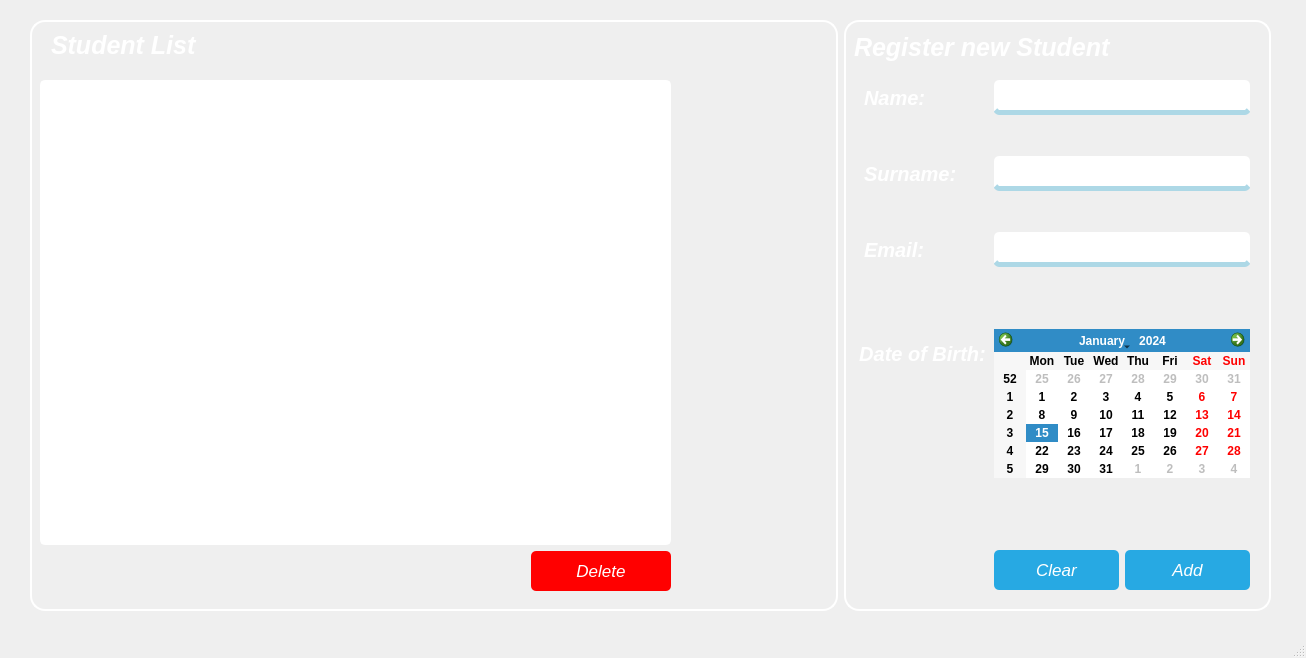
<?xml version="1.0" encoding="UTF-8"?>
<ui version="4.0">
 <class>fenetre</class>
 <widget class="QMainWindow" name="fenetre">
  <property name="geometry">
   <rect>
    <x>0</x>
    <y>0</y>
    <width>1306</width>
    <height>658</height>
   </rect>
  </property>
  <property name="minimumSize">
   <size>
    <width>1306</width>
    <height>658</height>
   </size>
  </property>
  <property name="maximumSize">
   <size>
    <width>1306</width>
    <height>658</height>
   </size>
  </property>
  <property name="baseSize">
   <size>
    <width>1306</width>
    <height>658</height>
   </size>
  </property>
  <property name="windowTitle">
   <string>MainWindow</string>
  </property>
  <property name="styleSheet">
   <string notr="true">#clear_button
{
  color: white;
font-size:17px;
font-style:Italic;
  background-color: green;
  border-width: 5px;
  border-radius: 5px;
  height: 40px;
}

#clear_button:hover
{
  color: white;
font-size:17px;
font-style:Italic;
  background-color: lightgreen;
  border-width: 5px;
  border-radius: 5px;
  height: 40px;
}

#add_button
{
  color: white;
font-size:17px;
font-style:Italic;
  background-color: #27a9e3;
  border-width: 5px;
  border-radius: 5px;
  height: 40px;
}

#add_button:hover
{
  color: white;
font-size:17px;
font-style:Italic;
  background-color: lightblue;
  border-width: 5px;
  border-radius: 5px;
  height: 35px;
}
#create_button:hover 
{
   background-color: #66c011;
 }

QLineEdit
{
color: black;
font-size:20px;
font-style: Italic Bold;
border-radius: 5px;
border-bottom: 5px solid lightblue;
text-align:center;
height: 30px;
padding-left:10px;
}
/*#Form
{
 background-color:
  qlineargradient(spread:reflect, x1:0.5, y1:0, x2:0, y2:0, 
  stop:0 rgba(91, 204, 233, 100), stop:1 rgba(32, 80, 96, 
  100));
}*/

/*QLabel{
color:white;
font-size:17px;
font-style:Italic;}*/

QMainWindow{
 background-color:
  qlineargradient(spread:reflect, x1:0.5, y1:0, x2:0, y2:0, 
  stop:0 rgba(91, 204, 233, 100), stop:1 rgba(32, 80, 96, 
  100));
}</string>
  </property>
  <widget class="QWidget" name="centralwidget">
   <property name="styleSheet">
    <string notr="true"/>
   </property>
   <widget class="QWidget" name="verticalLayoutWidget">
    <property name="geometry">
     <rect>
      <x>20</x>
      <y>10</y>
      <width>1261</width>
      <height>611</height>
     </rect>
    </property>
    <layout class="QHBoxLayout" name="horizontalLayout_7" stretch="0,0">
     <property name="leftMargin">
      <number>10</number>
     </property>
     <property name="topMargin">
      <number>10</number>
     </property>
     <property name="rightMargin">
      <number>10</number>
     </property>
     <property name="bottomMargin">
      <number>10</number>
     </property>
     <item>
      <widget class="QGroupBox" name="groupBox_2">
       <property name="sizePolicy">
        <sizepolicy hsizetype="Preferred" vsizetype="Preferred">
         <horstretch>10</horstretch>
         <verstretch>0</verstretch>
        </sizepolicy>
       </property>
       <property name="font">
        <font>
         <pointsize>-1</pointsize>
         <weight>75</weight>
         <italic>true</italic>
         <bold>true</bold>
        </font>
       </property>
       <property name="styleSheet">
        <string notr="true">QGroupBox{
color:white;
font-size:17px;
font-style:Italic;
border:2px solid white;
border-radius: 15%;
position: relative;
box-shadow: 0px 2px 4px rgba(0, 0, 0, .10);
/*padding: 10px;*/
 /* background: white;*/
}
</string>
       </property>
       <property name="title">
        <string/>
       </property>
       <property name="flat">
        <bool>true</bool>
       </property>
       <widget class="QWidget" name="verticalLayoutWidget_2">
        <property name="geometry">
         <rect>
          <x>0</x>
          <y>50</y>
          <width>651</width>
          <height>531</height>
         </rect>
        </property>
        <layout class="QVBoxLayout" name="verticalLayout_2">
         <property name="leftMargin">
          <number>10</number>
         </property>
         <property name="topMargin">
          <number>10</number>
         </property>
         <property name="rightMargin">
          <number>10</number>
         </property>
         <property name="bottomMargin">
          <number>10</number>
         </property>
         <item>
          <widget class="QTableWidget" name="tableau">
           <property name="styleSheet">
            <string notr="true">QTableWidget{

border:2px solid white;
border-radius:5px;
box-shadow:10px 10px white;
}</string>
           </property>
           <property name="frameShape">
            <enum>QFrame::Box</enum>
           </property>
           <property name="frameShadow">
            <enum>QFrame::Raised</enum>
           </property>
           <property name="selectionMode">
            <enum>QAbstractItemView::SingleSelection</enum>
           </property>
           <property name="selectionBehavior">
            <enum>QAbstractItemView::SelectRows</enum>
           </property>
          </widget>
         </item>
         <item>
          <layout class="QHBoxLayout" name="horizontalLayout_2">
           <item>
            <spacer name="horizontalSpacer">
             <property name="orientation">
              <enum>Qt::Horizontal</enum>
             </property>
             <property name="sizeType">
              <enum>QSizePolicy::Expanding</enum>
             </property>
             <property name="sizeHint" stdset="0">
              <size>
               <width>40</width>
               <height>20</height>
              </size>
             </property>
            </spacer>
           </item>
           <item>
            <widget class="QPushButton" name="delete_button">
             <property name="styleSheet">
              <string notr="true">#delete_button
{
  color: white;
  font-size:17px;
  font-style:Italic;
  background-color: red;
  border-width: 5px;
  border-radius: 5px;
  height: 40px;
  width: 140px;
}

#delete_button:hover
{
  color: white;
  font-size:15px;
  font-style:Italic;
  background-color: pink;
  border-width: 5px;
  border-radius: 5px;
  height: 35px;
  width: 130px;
}

#delete_button:pressed
{
  color: white;
  font-size:15px;
  font-style:Italic;
  background-color: red;
  border-width: 5px;
  border-radius: 5px;
  height: 30px;
  width: 120px;
cursor: pointer;
}</string>
             </property>
             <property name="text">
              <string>Delete</string>
             </property>
            </widget>
           </item>
          </layout>
         </item>
        </layout>
       </widget>
       <widget class="QLabel" name="student_list">
        <property name="geometry">
         <rect>
          <x>14</x>
          <y>10</y>
          <width>181</width>
          <height>31</height>
         </rect>
        </property>
        <property name="font">
         <font>
          <pointsize>-1</pointsize>
          <weight>75</weight>
          <italic>true</italic>
          <bold>true</bold>
         </font>
        </property>
        <property name="autoFillBackground">
         <bool>false</bool>
        </property>
        <property name="styleSheet">
         <string notr="true">QLabel{
color:white;
font-style:italic;
font-size:25px;
font-weight:10px;
box-shadow: 7px 2px 4px rgba(0, 0, 0, .10);
margin: 2px;
border:0px;
}</string>
        </property>
        <property name="frameShape">
         <enum>QFrame::Box</enum>
        </property>
        <property name="frameShadow">
         <enum>QFrame::Plain</enum>
        </property>
        <property name="text">
         <string>Student List</string>
        </property>
        <property name="scaledContents">
         <bool>true</bool>
        </property>
        <property name="wordWrap">
         <bool>false</bool>
        </property>
        <property name="indent">
         <number>5</number>
        </property>
       </widget>
      </widget>
     </item>
     <item alignment="Qt::AlignRight">
      <widget class="QGroupBox" name="groupBox">
       <property name="enabled">
        <bool>true</bool>
       </property>
       <property name="sizePolicy">
        <sizepolicy hsizetype="Preferred" vsizetype="Preferred">
         <horstretch>0</horstretch>
         <verstretch>0</verstretch>
        </sizepolicy>
       </property>
       <property name="font">
        <font>
         <pointsize>-1</pointsize>
         <weight>75</weight>
         <italic>true</italic>
         <bold>true</bold>
        </font>
       </property>
       <property name="autoFillBackground">
        <bool>false</bool>
       </property>
       <property name="styleSheet">
        <string notr="true">QGroupBox{
color:white;
font-size:17px;
font-style:Italic;
border:2px solid white;
border-radius: 15%;
position: relative;
box-shadow: 0px 2px 4px rgba(0, 0, 0, .10);
/*padding: 10px;*/
 /* background: white;*/
}</string>
       </property>
       <property name="title">
        <string/>
       </property>
       <property name="flat">
        <bool>false</bool>
       </property>
       <property name="checkable">
        <bool>false</bool>
       </property>
       <layout class="QVBoxLayout" name="verticalLayout">
        <property name="leftMargin">
         <number>1</number>
        </property>
        <item>
         <widget class="QLabel" name="register_new_student">
          <property name="font">
           <font>
            <pointsize>-1</pointsize>
            <weight>75</weight>
            <italic>true</italic>
            <bold>true</bold>
           </font>
          </property>
          <property name="styleSheet">
           <string notr="true">QLabel{
color:white;
font-style:italic;
font-size:25px;
font-weight:10px;
box-shadow: 7px 2px 4px rgba(0, 0, 0, .10);
margin: 2px;
border:0px;
}

</string>
          </property>
          <property name="frameShape">
           <enum>QFrame::Box</enum>
          </property>
          <property name="frameShadow">
           <enum>QFrame::Raised</enum>
          </property>
          <property name="text">
           <string>Register new Student</string>
          </property>
          <property name="scaledContents">
           <bool>true</bool>
          </property>
          <property name="wordWrap">
           <bool>false</bool>
          </property>
          <property name="indent">
           <number>5</number>
          </property>
         </widget>
        </item>
        <item>
         <layout class="QFormLayout" name="formLayout">
          <property name="leftMargin">
           <number>10</number>
          </property>
          <property name="topMargin">
           <number>10</number>
          </property>
          <property name="rightMargin">
           <number>10</number>
          </property>
          <property name="bottomMargin">
           <number>10</number>
          </property>
          <item row="0" column="0">
           <widget class="QLabel" name="name">
            <property name="font">
             <font>
              <pointsize>-1</pointsize>
              <weight>75</weight>
              <italic>true</italic>
              <bold>true</bold>
             </font>
            </property>
            <property name="styleSheet">
             <string notr="true">QLabel{
color:white;
font-style:italic bold;
font-size:20px;
font-weight:20px;
margin: 2px;
border:0px;
}</string>
            </property>
            <property name="text">
             <string>Name:</string>
            </property>
           </widget>
          </item>
          <item row="0" column="1">
           <widget class="QLineEdit" name="name_input"/>
          </item>
          <item row="2" column="0">
           <widget class="QLabel" name="surname">
            <property name="font">
             <font>
              <pointsize>-1</pointsize>
              <weight>75</weight>
              <italic>true</italic>
              <bold>true</bold>
             </font>
            </property>
            <property name="styleSheet">
             <string notr="true">QLabel{
color:white;
font-style:italic bold;
font-size:20px;
font-weight:20px;
margin: 2px;
border:0px;
}</string>
            </property>
            <property name="text">
             <string>Surname:</string>
            </property>
           </widget>
          </item>
          <item row="2" column="1">
           <widget class="QLineEdit" name="surname_input"/>
          </item>
          <item row="4" column="0">
           <widget class="QLabel" name="email">
            <property name="font">
             <font>
              <pointsize>-1</pointsize>
              <weight>75</weight>
              <italic>true</italic>
              <bold>true</bold>
             </font>
            </property>
            <property name="styleSheet">
             <string notr="true">QLabel{
color:white;
font-style:italic bold;
font-size:20px;
font-weight:20px;
margin: 2px;
border:0px;
}</string>
            </property>
            <property name="text">
             <string>Email:</string>
            </property>
           </widget>
          </item>
          <item row="4" column="1">
           <widget class="QLineEdit" name="email_input"/>
          </item>
          <item row="6" column="1">
           <widget class="QCalendarWidget" name="calendar">
            <property name="font">
             <font>
              <weight>75</weight>
              <italic>false</italic>
              <bold>true</bold>
             </font>
            </property>
            <property name="autoFillBackground">
             <bool>false</bool>
            </property>
            <property name="styleSheet">
             <string notr="true">QCalendarWidget{
border-radius:10px;
}</string>
            </property>
            <property name="gridVisible">
             <bool>false</bool>
            </property>
           </widget>
          </item>
          <item row="8" column="1">
           <layout class="QHBoxLayout" name="horizontalLayout">
            <item>
             <widget class="QPushButton" name="clear_button">
              <property name="styleSheet">
               <string notr="true">#clear_button
{
  color: white;
font-size:17px;
font-style:Italic;
  background-color: #27a9e3;
  border-width: 5px;
  border-radius: 5px;
  height: 40px;
}


#clear_button:hover
{
  color: white;
font-size:15px;
font-style:Italic;
  background-color:lightblue;
  border-width: 5px;
  border-radius: 5px;
  height: 35px;
}

#clear_button:pressed
{
  color: white;
  font-size:15px;
  font-style:Italic;
  background-color: #27a9e3;
  border-width: 5px;
  border-radius: 5px;
  height: 30px;
  width: 120px;
cursor: pointer;
}</string>
              </property>
              <property name="text">
               <string>Clear</string>
              </property>
             </widget>
            </item>
            <item>
             <widget class="QPushButton" name="add_button">
              <property name="styleSheet">
               <string notr="true">#add_button
{
  color: white;
font-size:17px;
font-style:Italic;
  background-color: #27a9e3;
  border-width: 5px;
  border-radius: 5px;
  height: 40px;
}


#add_button:hover
{
  color: white;
font-size:15px;
font-style:Italic;
  background-color: lightgreen;
  border-width: 5px;
  border-radius: 5px;
  height: 35px;
}

#add_button:pressed
{
  color: white;
  font-size:15px;
  font-style:Italic;
  background-color: green;
  border-width: 5px;
  border-radius: 5px;
  height: 30px;
  width: 120px;
cursor: pointer;
}</string>
              </property>
              <property name="text">
               <string>Add</string>
              </property>
             </widget>
            </item>
           </layout>
          </item>
          <item row="7" column="1">
           <spacer name="verticalSpacer">
            <property name="orientation">
             <enum>Qt::Vertical</enum>
            </property>
            <property name="sizeHint" stdset="0">
             <size>
              <width>20</width>
              <height>60</height>
             </size>
            </property>
           </spacer>
          </item>
          <item row="1" column="1">
           <spacer name="verticalSpacer_2">
            <property name="orientation">
             <enum>Qt::Vertical</enum>
            </property>
            <property name="sizeHint" stdset="0">
             <size>
              <width>20</width>
              <height>15</height>
             </size>
            </property>
           </spacer>
          </item>
          <item row="3" column="1">
           <spacer name="verticalSpacer_3">
            <property name="orientation">
             <enum>Qt::Vertical</enum>
            </property>
            <property name="sizeHint" stdset="0">
             <size>
              <width>20</width>
              <height>15</height>
             </size>
            </property>
           </spacer>
          </item>
          <item row="5" column="1">
           <spacer name="verticalSpacer_4">
            <property name="orientation">
             <enum>Qt::Vertical</enum>
            </property>
            <property name="sizeHint" stdset="0">
             <size>
              <width>20</width>
              <height>50</height>
             </size>
            </property>
           </spacer>
          </item>
          <item row="6" column="0">
           <widget class="QLabel" name="birthday">
            <property name="font">
             <font>
              <pointsize>-1</pointsize>
              <weight>75</weight>
              <italic>true</italic>
              <bold>true</bold>
             </font>
            </property>
            <property name="layoutDirection">
             <enum>Qt::LeftToRight</enum>
            </property>
            <property name="styleSheet">
             <string notr="true">QLabel{
color:white;
font-style:italic bold;
font-size:20px;
font-weight:20px;
margin: 2px;
border:0px;
}</string>
            </property>
            <property name="frameShadow">
             <enum>QFrame::Sunken</enum>
            </property>
            <property name="text">
             <string>Date of Birth:</string>
            </property>
            <property name="textFormat">
             <enum>Qt::AutoText</enum>
            </property>
            <property name="scaledContents">
             <bool>false</bool>
            </property>
            <property name="alignment">
             <set>Qt::AlignCenter</set>
            </property>
           </widget>
          </item>
         </layout>
        </item>
       </layout>
      </widget>
     </item>
    </layout>
   </widget>
  </widget>
  <widget class="QStatusBar" name="statusBar"/>
 </widget>
 <resources/>
 <connections/>
</ui>
